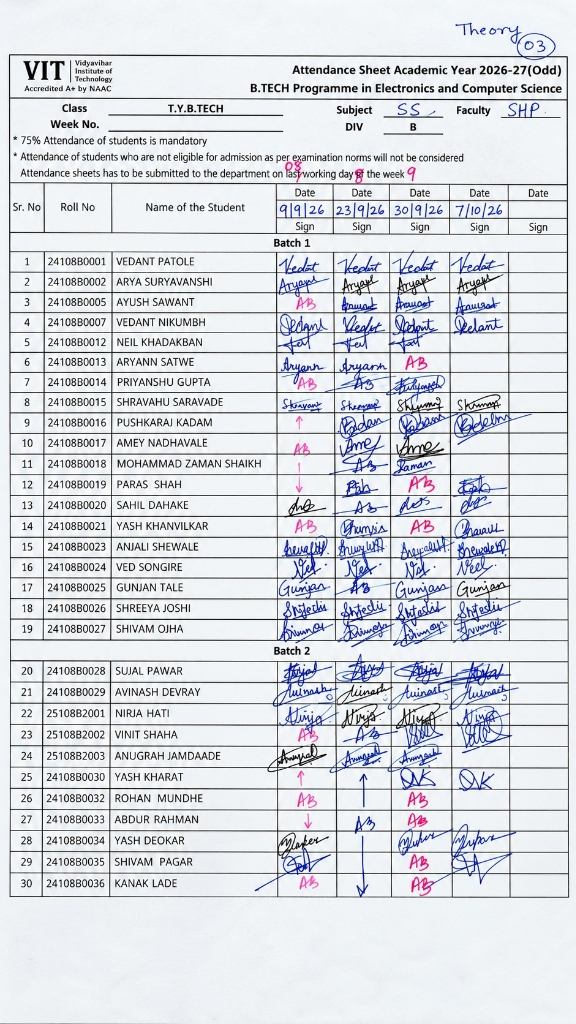
#> input picture backend/tests/fixtures/images/01_ss_divb_sr1_30_arrows.jpg, 576 x 1024 px
$ python -i preprocessing.py   (imports and definitions only)
#> lines starting #> are read from the running program, lines starting #| are printed output that depends on the picture; after the words box and inside, x2 and y2 are one past the last pixel; in counts of white or black regions, pixels touching at a corner belong together
"""
preprocessing.py
────────────────
Image preprocessing pipeline for attendance sheets.
Handles perspective correction, contrast enhancement,
deskewing and resizing before AI analysis.
"""

import cv2
import numpy as np
from pathlib import Path


# ─────────────────────────────────────────────────────────────
# CONSTANTS
# ─────────────────────────────────────────────────────────────

TARGET_WIDTH   = 1600   # minimum width after resize
CLAHE_CLIP     = 2.0
CLAHE_GRID     = (8, 8)


# ─────────────────────────────────────────────────────────────
# IMAGE LOADING
# ─────────────────────────────────────────────────────────────

def load_image(image_path: str) -> np.ndarray:
    """Load image from path. Returns BGR numpy array."""
    path = Path(image_path)
    if not path.exists():
        raise FileNotFoundError(f"Image not found: {image_path}")

    image = cv2.imread(str(path))
#> image is the input picture: shape (1024, 576, 3); mean B, G, R 225.6, 219.6, 216.6
    if image is None:
        raise ValueError(f"Could not read image: {image_path}")

    return image


# ─────────────────────────────────────────────────────────────
# ORDER POINTS (for perspective transform)
# ─────────────────────────────────────────────────────────────

def _order_points(pts: np.ndarray) -> np.ndarray:
    """Order 4 points: top-left, top-right, bottom-right, bottom-left."""
    rect  = np.zeros((4, 2), dtype=np.float32)
    s     = pts.sum(axis=1)
    diff  = np.diff(pts, axis=1)

    rect[0] = pts[np.argmin(s)]    # top-left
    rect[2] = pts[np.argmax(s)]    # bottom-right
    rect[1] = pts[np.argmin(diff)] # top-right
    rect[3] = pts[np.argmax(diff)] # bottom-left
    return rect


# ─────────────────────────────────────────────────────────────
# PERSPECTIVE CORRECTION
# ─────────────────────────────────────────────────────────────

def correct_perspective(image: np.ndarray) -> np.ndarray:
    """
    Detect the largest rectangular region (the attendance sheet)
    and apply a perspective warp to straighten it.
    Falls back to the original image if no clear quadrilateral found.
    """
    original = image.copy()
    gray     = cv2.cvtColor(image, cv2.COLOR_BGR2GRAY)
    blur     = cv2.GaussianBlur(gray, (5, 5), 0)
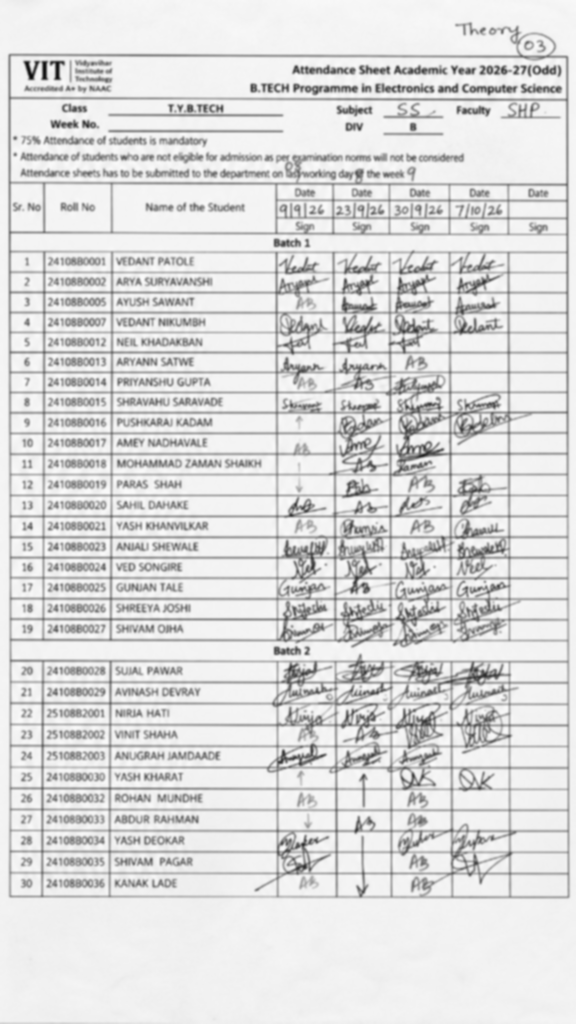
#> blur: shape (1024, 576); min 9, max 251, mean 219.4
    edges    = cv2.Canny(blur, 40, 150)
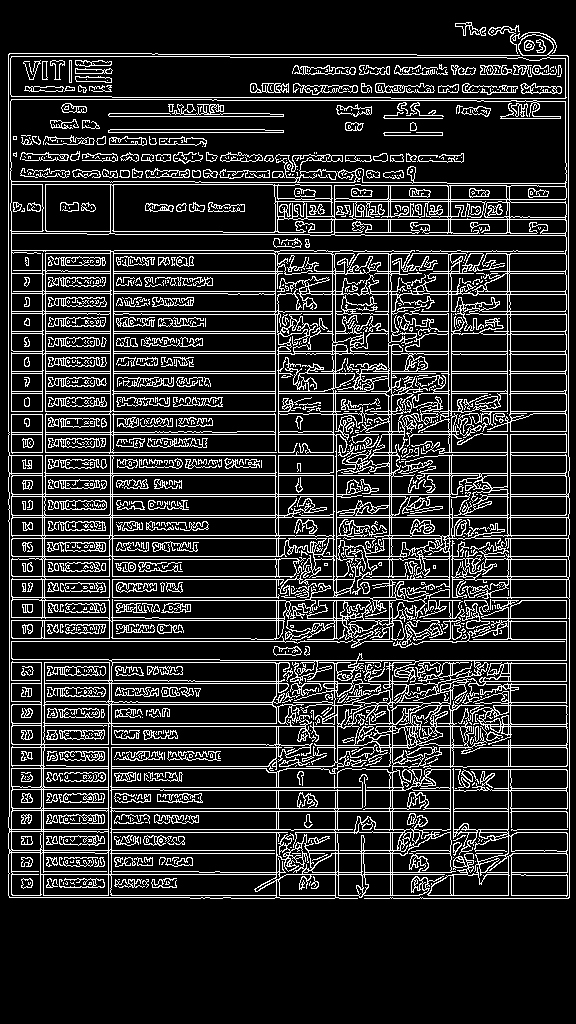
#> edges: shape (1024, 576); 17% white in thin lines or dots, all inside (x1, y1, x2, y2) = (8, 22, 570, 899)

    # Dilate edges slightly so broken lines connect
    kernel = cv2.getStructuringElement(cv2.MORPH_RECT, (3, 3))
    edges  = cv2.dilate(edges, kernel, iterations=1)
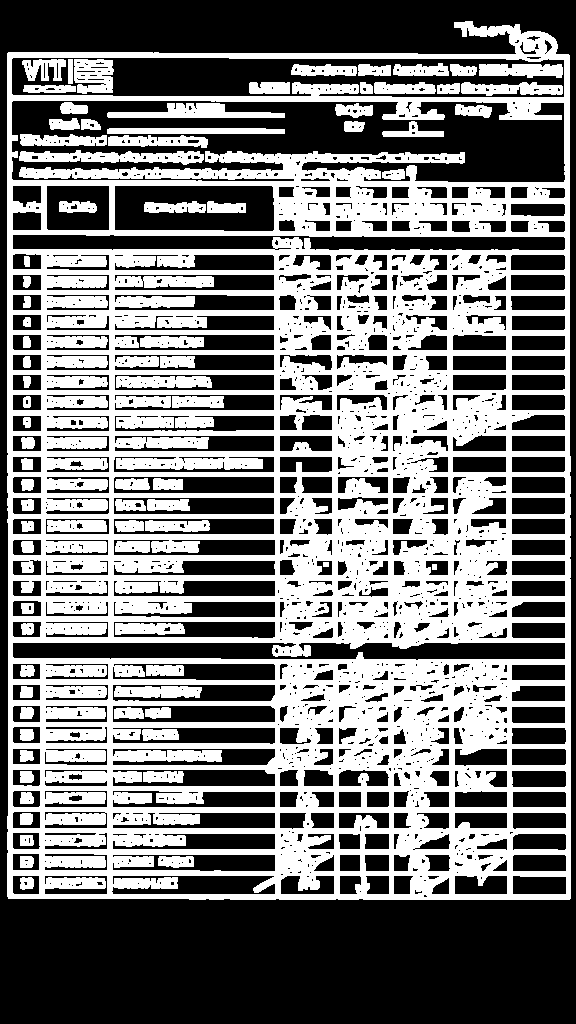
#> edges: shape (1024, 576); 46.8% white; 81 white regions

    contours, _ = cv2.findContours(
        edges, cv2.RETR_EXTERNAL, cv2.CHAIN_APPROX_SIMPLE
    )
#> contours = 1 contour; box (x1, y1, x2, y2) and area: (7, 21, 571, 900) 476836

    h, w = image.shape[:2]
#> h = 1024; w = 576
    image_area = h * w
#> image_area = 589824

    best_quad = None
    best_area = 0

    for cnt in contours:
        area = cv2.contourArea(cnt)
        if area < image_area * 0.20:
            continue

        peri  = cv2.arcLength(cnt, True)
        approx = cv2.approxPolyDP(cnt, 0.02 * peri, True)

        if len(approx) == 4 and area > best_area:
            best_quad = approx.reshape(4, 2).astype(np.float32)
            best_area = area
#> this loop made 1 pass
#> (area, peri, best_quad, best_area) on pass 1: (476836, 3060.4, [[547, 33], [7, 53], [8, 898], [570, 898]], 476836)
#> after the loop, best_area = 476836

    if best_quad is None:
        return original

    try:
        ordered = _order_points(best_quad)
#> in _order_points, `s     = pts.sum(axis=1)`: s = [580, 60, 906, 1468]
#> in _order_points, `diff  = np.diff(pts, axis=1)`: diff = [-514, 46, 890, 328]
#> ordered = [[7, 53], [547, 33], [570, 898], [8, 898]]
        tl, tr, br, bl = ordered
#> tl = [7, 53]; tr = [547, 33]; br = [570, 898]; bl = [8, 898]

        w_top    = np.linalg.norm(tr - tl)
#> w_top = 540.4
        w_bottom = np.linalg.norm(br - bl)
#> w_bottom = 562
        h_left   = np.linalg.norm(bl - tl)
#> h_left = 845
        h_right  = np.linalg.norm(br - tr)
#> h_right = 865.3

        max_w = int(max(w_top, w_bottom))
#> max_w = 562
        max_h = int(max(h_left, h_right))
#> max_h = 865

        if max_w < 100 or max_h < 100:
            return original

        dst = np.array([
            [0,         0        ],
            [max_w - 1, 0        ],
            [max_w - 1, max_h - 1],
            [0,         max_h - 1],
        ], dtype=np.float32)
#> dst = [[0, 0], [561, 0], [561, 864], [0, 864]]

        M = cv2.getPerspectiveTransform(ordered, dst)
#> M = [[1.07, -0.00126, -7.4], [0.0395, 1.07, -56.78], [4.57e-05, 4.71e-05, 1]]
        warped = cv2.warpPerspective(image, M, (max_w, max_h))
        return warped

    except Exception:
        return original


# ─────────────────────────────────────────────────────────────
# DESKEW
# ─────────────────────────────────────────────────────────────

def deskew(image: np.ndarray) -> np.ndarray:
    """
    Correct small rotation using Hough line detection.
    Only corrects angles up to ±10 degrees.
    """
    gray   = cv2.cvtColor(image, cv2.COLOR_BGR2GRAY)
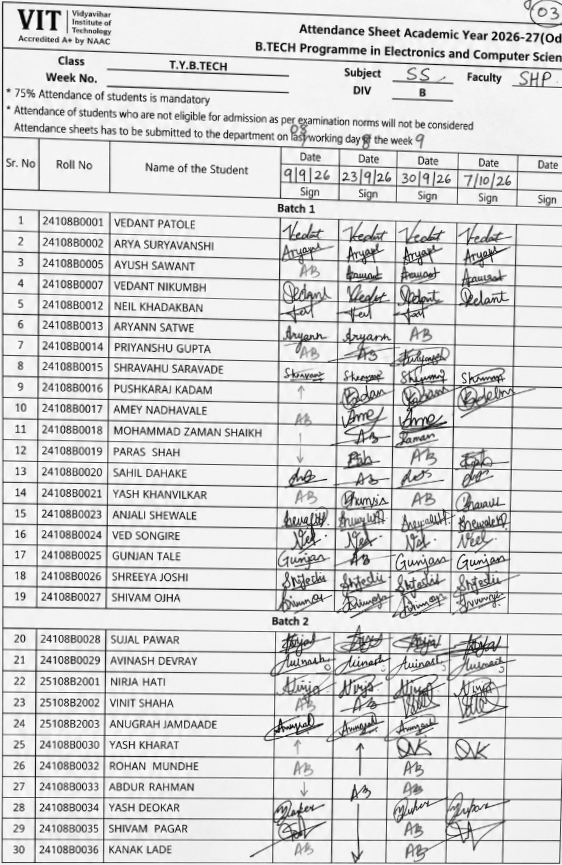
#> gray: shape (865, 562); min 1, max 255, mean 214.4
    thresh = cv2.threshold(
        gray, 0, 255, cv2.THRESH_BINARY_INV + cv2.THRESH_OTSU
    )[1]
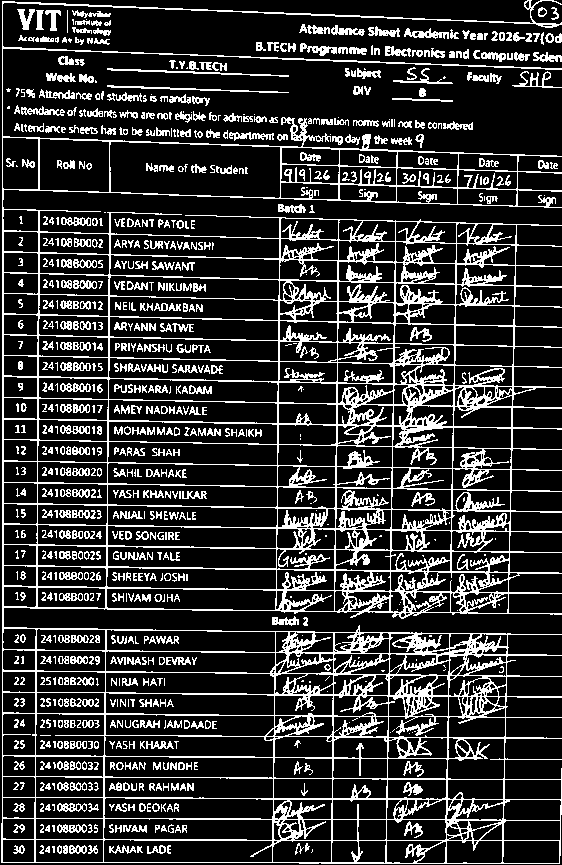
#> thresh: shape (865, 562); 20.3% white in thin lines or dots

    coords = np.column_stack(np.where(thresh > 0))
#> coords = 98864 pairs, first value 0 to 863, second value 1 to 561
    if len(coords) < 10:
        return image

    angle = cv2.minAreaRect(coords)[-1]
#> angle = -90

    # minAreaRect returns angles in [-90, 0)
    if angle < -45:
        angle = 90 + angle
#> angle = 0
    else:
        angle = angle

    # Only correct small tilts
    if abs(angle) > 10:
        return image

    h, w = image.shape[:2]
#> h = 865; w = 562
    center = (w // 2, h // 2)
#> center = (281, 432)
    M = cv2.getRotationMatrix2D(center, angle, 1.0)
#> M = [[1, 0, 0], [0, 1, 0]]

    rotated = cv2.warpAffine(
        image, M, (w, h),
        flags=cv2.INTER_CUBIC,
        borderMode=cv2.BORDER_REPLICATE,
    )
    return rotated


# ─────────────────────────────────────────────────────────────
# CONTRAST ENHANCEMENT
# ─────────────────────────────────────────────────────────────

def enhance_contrast(image: np.ndarray) -> np.ndarray:
    """
    Apply CLAHE on the L-channel of LAB color space.
    Improves readability without destroying handwriting color.
    """
    lab  = cv2.cvtColor(image, cv2.COLOR_BGR2LAB)
#> lab: shape (865, 562, 3); mean of channels 0, 1, 2 217.8, 128.4, 124.4
    l, a, b = cv2.split(lab)
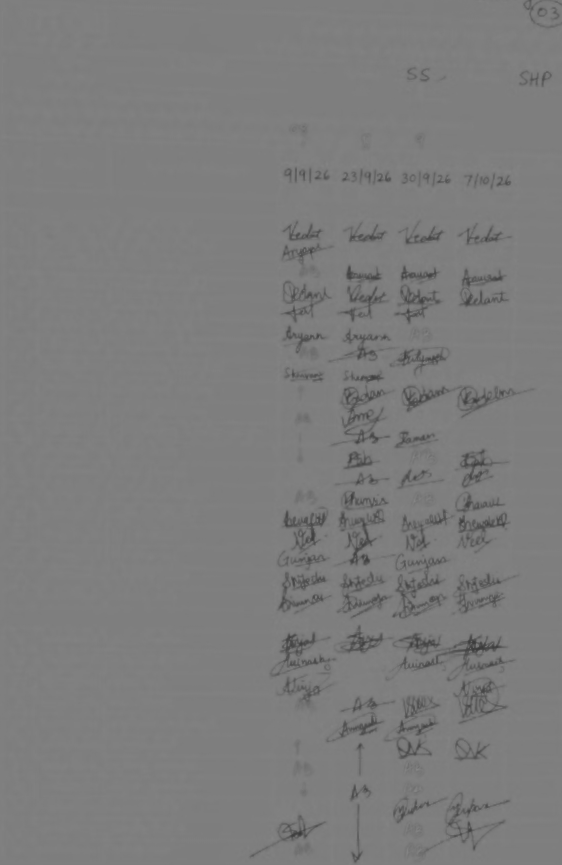
#> b: shape (865, 562); min 57, max 133, mean 124.4

    clahe  = cv2.createCLAHE(clipLimit=CLAHE_CLIP, tileGridSize=CLAHE_GRID)
    l_eq   = clahe.apply(l)

    lab_eq = cv2.merge((l_eq, a, b))
#> lab_eq: shape (865, 562, 3); mean of channels 0, 1, 2 202, 128.4, 124.4
    result = cv2.cvtColor(lab_eq, cv2.COLOR_LAB2BGR)
    return result


# ─────────────────────────────────────────────────────────────
# RESIZE
# ─────────────────────────────────────────────────────────────

def ensure_min_width(image: np.ndarray, min_width: int = TARGET_WIDTH) -> np.ndarray:
    """Scale up image if it is smaller than min_width."""
#> called with min_width = 1600
    h, w = image.shape[:2]
#> h = 865; w = 562
    if w >= min_width:
        return image

    scale  = min_width / w
#> scale = 2.85
    new_w  = min_width
    new_h  = int(h * scale)
#> new_h = 2462

    return cv2.resize(image, (new_w, new_h), interpolation=cv2.INTER_CUBIC)
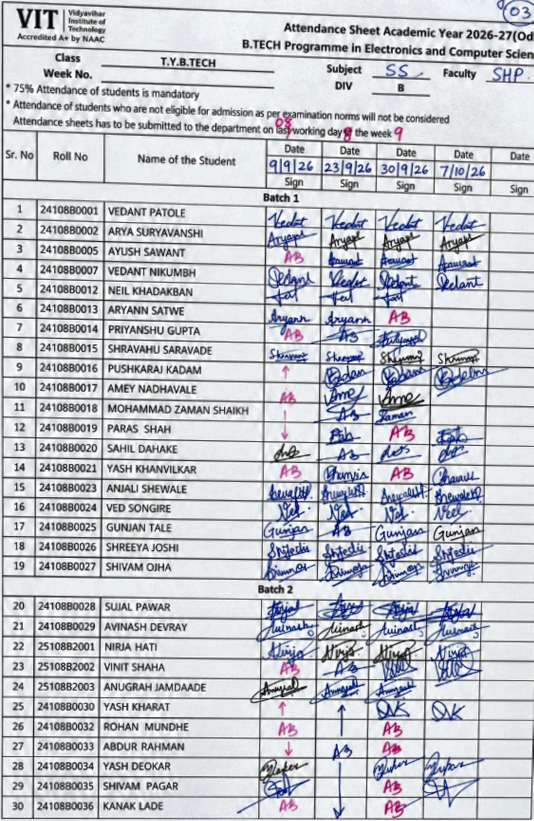
#> returned value: shape (2462, 1600, 3) (shown at 1/3 size); mean of channels 0, 1, 2 204.4, 198.2, 195; drawn as B, G, R


# ─────────────────────────────────────────────────────────────
# MAIN PIPELINE
# ─────────────────────────────────────────────────────────────

def preprocess(image_path: str) -> np.ndarray:
    """
    Full preprocessing pipeline:
    load → perspective correct → deskew → contrast enhance → resize

    Returns a clean BGR image ready for AI analysis.
    """
    image = load_image(image_path)
    image = correct_perspective(image)
    image = deskew(image)
    image = enhance_contrast(image)
    image = ensure_min_width(image)
    return image

>>> result = preprocess('../tests/fixtures/images/01_ss_divb_sr1_30_arrows.jpg')
